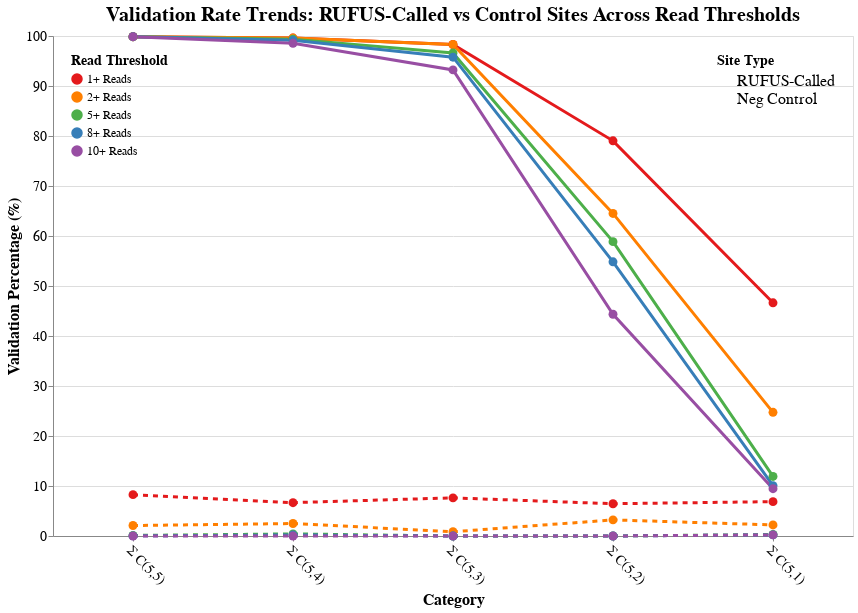

Notebook code cell kept with this figure:
### Code cell
import altair as alt
import pandas as pd

# Your data arrays
pos_1plus = [3573, 478, 116, 98, 611]
neg_1plus = [296, 32, 9, 8, 90]

pos_2plus = [3573, 478, 116, 80, 324]
neg_2plus = [75, 12, 1, 4, 29]

pos_5plus = [3573, 477, 114, 73, 156]
neg_5plus = [4, 2, 0, 0, 4]

pos_8plus = [3573, 476, 113, 68, 132]
neg_8plus = [1, 1, 0, 0, 3]

pos_10plus = [3573, 473, 110, 55, 124]
neg_10plus = [0, 0, 0, 0, 3]

# Total counts (same for all thresholds)
pos_totals = [3578, 480, 118, 124, 1310]
neg_totals = [3578, 480, 118, 124, 1310]

categories = ['Σ C(5,5)', 'Σ C(5,4)', 'Σ C(5,3)', 'Σ C(5,2)', 'Σ C(5,1)']

# Create comprehensive dataset for line chart
trend_data = []
datasets = {
    '1+ Reads': (pos_1plus, neg_1plus),
    '2+ Reads': (pos_2plus, neg_2plus),
    '5+ Reads': (pos_5plus, neg_5plus),
    '8+ Reads': (pos_8plus, neg_8plus),
    '10+ Reads': (pos_10plus, neg_10plus)
}

for threshold, (pos_validated, neg_validated) in datasets.items():
    for i, category in enumerate(categories):
        # Positive validation percentage
        pos_rate = (pos_validated[i] / pos_totals[i] * 100) if pos_totals[i] > 0 else 0
        trend_data.append({
            'category': category,
            'threshold': threshold,
            'validation_rate': pos_rate,
            'site_type': 'RUFUS-Called',
            'line_id': f'{threshold} RUFUS-Called',
            'validated_count': pos_validated[i],
            'total_count': pos_totals[i]
        })
        
        # Negative validation percentage
        neg_rate = (neg_validated[i] / neg_totals[i] * 100) if neg_totals[i] > 0 else 0
        trend_data.append({
            'category': category,
            'threshold': threshold,
            'validation_rate': neg_rate,
            'site_type': 'Control',
            'line_id': f'{threshold} Control',
            'validated_count': neg_validated[i],
            'total_count': neg_totals[i]
        })

trend_df = pd.DataFrame(trend_data)

# Create the single line chart with all 10 lines
line_chart = alt.Chart(trend_df).mark_line(
    strokeWidth=3,
    point=alt.OverlayMarkDef(size=80, filled=True)
).encode(
    x=alt.X('category:O', 
            title='Category',
            sort=['Σ C(5,5)', 'Σ C(5,4)', 'Σ C(5,3)', 'Σ C(5,2)', 'Σ C(5,1)'],
            axis=alt.Axis(labelAngle=45, labelFontSize=14, titleFontSize=16)),
    y=alt.Y('validation_rate:Q',
            title='Validation Percentage (%)',
            scale=alt.Scale(domain=[0, 100]),
            axis=alt.Axis(labelFontSize=14, titleFontSize=16)),
    color=alt.Color('threshold:N',
                    scale=alt.Scale(
                        domain=['1+ Reads', '2+ Reads', '5+ Reads', '8+ Reads', '10+ Reads'],
                        range=['#e41a1c', '#ff7f00', '#4daf4a', '#377eb8', '#984ea3']  # One color per threshold
                    ),
                    legend=alt.Legend(
                        title="Read Threshold",
                        titleFontSize=14,
                        labelFontSize=12,
                        orient='top-left'
                    )),
    strokeDash=alt.StrokeDash('site_type:N',
                            scale=alt.Scale(
                                domain=['RUFUS-Called', 'Control'],
                                range=[[0], [5,5]]  # Solid for RUFUS-Called, dashed for Control
                            ),
                            legend=alt.Legend(
                                title="Site Type",
                                titleFontSize=14,
                                labelFontSize=16,
                                orient='top-right',
                                symbolType='stroke',
                                symbolStrokeWidth=3,
                                values=['RUFUS-Called', 'Neg Control']
                            )),
    tooltip=['threshold:O', 'category:O', 'site_type:N', 'validation_rate:Q', 'validated_count:Q', 'total_count:Q']
).properties(
    width=800,
    height=500,
    title=alt.TitleParams(
        text="Validation Rate Trends: RUFUS-Called vs Control Sites Across Read Thresholds",
        fontSize=20,
        anchor="middle",
        fontWeight='bold',
    )
)

# Display the chart
line_chart.show()

# Optional: Save the chart
# line_chart.save('validation_trends.html')
# line_chart.save('validation_trends.png', scale_factor=2.0)

### Figure 1 — Vega-Lite specification as saved in the notebook (floating-point values rounded to 4 significant figures)
{"config": {"view": {"continuousWidth": 300, "continuousHeight": 300}}, "data": {"name": "data-36726221ccd6a3165506bf320a59eac1"}, "mark": {"type": "line", "point": {"filled": true, "size": 80}, "strokeWidth": 3}, "encoding": {"color": {"field": "threshold", "legend": {"labelFontSize": 12, "orient": "top-left", "title": "Read Threshold", "titleFontSize": 14}, "scale": {"domain": ["1+ Reads", "2+ Reads", "5+ Reads", "8+ Reads", "10+ Reads"], "range": ["#e41a1c", "#ff7f00", "#4daf4a", "#377eb8", "#984ea3"]}, "type": "nominal"}, "strokeDash": {"field": "site_type", "legend": {"labelFontSize": 16, "orient": "top-right", "symbolStrokeWidth": 3, "symbolType": "stroke", "title": "Site Type", "titleFontSize": 14, "values": ["RUFUS-Called", "Neg Control"]}, "scale": {"domain": ["RUFUS-Called", "Control"], "range": [[0], [5, 5]]}, "type": "nominal"}, "tooltip": [{"field": "threshold", "type": "ordinal"}, {"field": "category", "type": "ordinal"}, {"field": "site_type", "type": "nominal"}, {"field": "validation_rate", "type": "quantitative"}, {"field": "validated_count", "type": "quantitative"}, {"field": "total_count", "type": "quantitative"}], "x": {"axis": {"labelAngle": 45, "labelFontSize": 14, "titleFontSize": 16}, "field": "category", "sort": ["Σ C(5,5)", "Σ C(5,4)", "Σ C(5,3)", "Σ C(5,2)", "Σ C(5,1)"], "title": "Category", "type": "ordinal"}, "y": {"axis": {"labelFontSize": 14, "titleFontSize": 16}, "field": "validation_rate", "scale": {"domain": [0, 100]}, "title": "Validation Percentage (%)", "type": "quantitative"}}, "height": 500, "title": {"text": "Validation Rate Trends: RUFUS-Called vs Control Sites Across Read Thresholds", "anchor": "middle", "fontSize": 20, "fontWeight": "bold"}, "width": 800, "$schema": "https://vega.github.io/schema/vega-lite/v5.20.1.json", "datasets": {"data-36726221ccd6a3165506bf320a59eac1": [{"category": "Σ C(5,5)", "threshold": "1+ Reads", "validation_rate": 99.86, "site_type": "RUFUS-Called", "line_id": "1+ Reads RUFUS-Called", "validated_count": 3573, "total_count": 3578}, {"category": "Σ C(5,5)", "threshold": "1+ Reads", "validation_rate": 8.273, "site_type": "Control", "line_id": "1+ Reads Control", "validated_count": 296, "total_count": 3578}, {"category": "Σ C(5,4)", "threshold": "1+ Reads", "validation_rate": 99.58, "site_type": "RUFUS-Called", "line_id": "1+ Reads RUFUS-Called", "validated_count": 478, "total_count": 480}, {"category": "Σ C(5,4)", "threshold": "1+ Reads", "validation_rate": 6.667, "site_type": "Control", "line_id": "1+ Reads Control", "validated_count": 32, "total_count": 480}, {"category": "Σ C(5,3)", "threshold": "1+ Reads", "validation_rate": 98.31, "site_type": "RUFUS-Called", "line_id": "1+ Reads RUFUS-Called", "validated_count": 116, "total_count": 118}, {"category": "Σ C(5,3)", "threshold": "1+ Reads", "validation_rate": 7.627, "site_type": "Control", "line_id": "1+ Reads Control", "validated_count": 9, "total_count": 118}, {"category": "Σ C(5,2)", "threshold": "1+ Reads", "validation_rate": 79.03, "site_type": "RUFUS-Called", "line_id": "1+ Reads RUFUS-Called", "validated_count": 98, "total_count": 124}, {"category": "Σ C(5,2)", "threshold": "1+ Reads", "validation_rate": 6.452, "site_type": "Control", "line_id": "1+ Reads Control", "validated_count": 8, "total_count": 124}, {"category": "Σ C(5,1)", "threshold": "1+ Reads", "validation_rate": 46.64, "site_type": "RUFUS-Called", "line_id": "1+ Reads RUFUS-Called", "validated_count": 611, "total_count": 1310}, {"category": "Σ C(5,1)", "threshold": "1+ Reads", "validation_rate": 6.87, "site_type": "Control", "line_id": "1+ Reads Control", "validated_count": 90, "total_count": 1310}, {"category": "Σ C(5,5)", "threshold": "2+ Reads", "validation_rate": 99.86, "site_type": "RUFUS-Called", "line_id": "2+ Reads RUFUS-Called", "validated_count": 3573, "total_count": 3578}, {"category": "Σ C(5,5)", "threshold": "2+ Reads", "validation_rate": 2.096, "site_type": "Control", "line_id": "2+ Reads Control", "validated_count": 75, "total_count": 3578}, {"category": "Σ C(5,4)", "threshold": "2+ Reads", "validation_rate": 99.58, "site_type": "RUFUS-Called", "line_id": "2+ Reads RUFUS-Called", "validated_count": 478, "total_count": 480}, {"category": "Σ C(5,4)", "threshold": "2+ Reads", "validation_rate": 2.5, "site_type": "Control", "line_id": "2+ Reads Control", "validated_count": 12, "total_count": 480}, {"category": "Σ C(5,3)", "threshold": "2+ Reads", "validation_rate": 98.31, "site_type": "RUFUS-Called", "line_id": "2+ Reads RUFUS-Called", "validated_count": 116, "total_count": 118}, {"category": "Σ C(5,3)", "threshold": "2+ Reads", "validation_rate": 0.8475, "site_type": "Control", "line_id": "2+ Reads Control", "validated_count": 1, "total_count": 118}, {"category": "Σ C(5,2)", "threshold": "2+ Reads", "validation_rate": 64.52, "site_type": "RUFUS-Called", "line_id": "2+ Reads RUFUS-Called", "validated_count": 80, "total_count": 124}, {"category": "Σ C(5,2)", "threshold": "2+ Reads", "validation_rate": 3.226, "site_type": "Control", "line_id": "2+ Reads Control", "validated_count": 4, "total_count": 124}, {"category": "Σ C(5,1)", "threshold": "2+ Reads", "validation_rate": 24.73, "site_type": "RUFUS-Called", "line_id": "2+ Reads RUFUS-Called", "validated_count": 324, "total_count": 1310}, {"category": "Σ C(5,1)", "threshold": "2+ Reads", "validation_rate": 2.214, "site_type": "Control", "line_id": "2+ Reads Control", "validated_count": 29, "total_count": 1310}, {"category": "Σ C(5,5)", "threshold": "5+ Reads", "validation_rate": 99.86, "site_type": "RUFUS-Called", "line_id": "5+ Reads RUFUS-Called", "validated_count": 3573, "total_count": 3578}, {"category": "Σ C(5,5)", "threshold": "5+ Reads", "validation_rate": 0.1118, "site_type": "Control", "line_id": "5+ Reads Control", "validated_count": 4, "total_count": 3578}, {"category": "Σ C(5,4)", "threshold": "5+ Reads", "validation_rate": 99.38, "site_type": "RUFUS-Called", "line_id": "5+ Reads RUFUS-Called", "validated_count": 477, "total_count": 480}, {"category": "Σ C(5,4)", "threshold": "5+ Reads", "validation_rate": 0.4167, "site_type": "Control", "line_id": "5+ Reads Control", "validated_count": 2, "total_count": 480}, {"category": "Σ C(5,3)", "threshold": "5+ Reads", "validation_rate": 96.61, "site_type": "RUFUS-Called", "line_id": "5+ Reads RUFUS-Called", "validated_count": 114, "total_count": 118}, {"category": "Σ C(5,3)", "threshold": "5+ Reads", "validation_rate": 0.0, "site_type": "Control", "line_id": "5+ Reads Control", "validated_count": 0, "total_count": 118}, {"category": "Σ C(5,2)", "threshold": "5+ Reads", "validation_rate": 58.87, "site_type": "RUFUS-Called", "line_id": "5+ Reads RUFUS-Called", "validated_count": 73, "total_count": 124}, {"category": "Σ C(5,2)", "threshold": "5+ Reads", "validation_rate": 0.0, "site_type": "Control", "line_id": "5+ Reads Control", "validated_count": 0, "total_count": 124}, {"category": "Σ C(5,1)", "threshold": "5+ Reads", "validation_rate": 11.91, "site_type": "RUFUS-Called", "line_id": "5+ Reads RUFUS-Called", "validated_count": 156, "total_count": 1310}, {"category": "Σ C(5,1)", "threshold": "5+ Reads", "validation_rate": 0.3053, "site_type": "Control", "line_id": "5+ Reads Control", "validated_count": 4, "total_count": 1310}, {"category": "Σ C(5,5)", "threshold": "8+ Reads", "validation_rate": 99.86, "site_type": "RUFUS-Called", "line_id": "8+ Reads RUFUS-Called", "validated_count": 3573, "total_count": 3578}, {"category": "Σ C(5,5)", "threshold": "8+ Reads", "validation_rate": 0.02795, "site_type": "Control", "line_id": "8+ Reads Control", "validated_count": 1, "total_count": 3578}, {"category": "Σ C(5,4)", "threshold": "8+ Reads", "validation_rate": 99.17, "site_type": "RUFUS-Called", "line_id": "8+ Reads RUFUS-Called", "validated_count": 476, "total_count": 480}, {"category": "Σ C(5,4)", "threshold": "8+ Reads", "validation_rate": 0.2083, "site_type": "Control", "line_id": "8+ Reads Control", "validated_count": 1, "total_count": 480}, {"category": "Σ C(5,3)", "threshold": "8+ Reads", "validation_rate": 95.76, "site_type": "RUFUS-Called", "line_id": "8+ Reads RUFUS-Called", "validated_count": 113, "total_count": 118}, {"category": "Σ C(5,3)", "threshold": "8+ Reads", "validation_rate": 0.0, "site_type": "Control", "line_id": "8+ Reads Control", "validated_count": 0, "total_count": 118}, {"category": "Σ C(5,2)", "threshold": "8+ Reads", "validation_rate": 54.84, "site_type": "RUFUS-Called", "line_id": "8+ Reads RUFUS-Called", "validated_count": 68, "total_count": 124}, {"category": "Σ C(5,2)", "threshold": "8+ Reads", "validation_rate": 0.0, "site_type": "Control", "line_id": "8+ Reads Control", "validated_count": 0, "total_count": 124}, {"category": "Σ C(5,1)", "threshold": "8+ Reads", "validation_rate": 10.08, "site_type": "RUFUS-Called", "line_id": "8+ Reads RUFUS-Called", "validated_count": 132, "total_count": 1310}, {"category": "Σ C(5,1)", "threshold": "8+ Reads", "validation_rate": 0.229, "site_type": "Control", "line_id": "8+ Reads Control", "validated_count": 3, "total_count": 1310}, {"category": "Σ C(5,5)", "threshold": "10+ Reads", "validation_rate": 99.86, "site_type": "RUFUS-Called", "line_id": "10+ Reads RUFUS-Called", "validated_count": 3573, "total_count": 3578}, {"category": "Σ C(5,5)", "threshold": "10+ Reads", "validation_rate": 0.0, "site_type": "Control", "line_id": "10+ Reads Control", "validated_count": 0, "total_count": 3578}, {"category": "Σ C(5,4)", "threshold": "10+ Reads", "validation_rate": 98.54, "site_type": "RUFUS-Called", "line_id": "10+ Reads RUFUS-Called", "validated_count": 473, "total_count": 480}, {"category": "Σ C(5,4)", "threshold": "10+ Reads", "validation_rate": 0.0, "site_type": "Control", "line_id": "10+ Reads Control", "validated_count": 0, "total_count": 480}, {"category": "Σ C(5,3)", "threshold": "10+ Reads", "validation_rate": 93.22, "site_type": "RUFUS-Called", "line_id": "10+ Reads RUFUS-Called", "validated_count": 110, "total_count": 118}, {"category": "Σ C(5,3)", "threshold": "10+ Reads", "validation_rate": 0.0, "site_type": "Control", "line_id": "10+ Reads Control", "validated_count": 0, "total_count": 118}, {"category": "Σ C(5,2)", "threshold": "10+ Reads", "validation_rate": 44.35, "site_type": "RUFUS-Called", "line_id": "10+ Reads RUFUS-Called", "validated_count": 55, "total_count": 124}, {"category": "Σ C(5,2)", "threshold": "10+ Reads", "validation_rate": 0.0, "site_type": "Control", "line_id": "10+ Reads Control", "validated_count": 0, "total_count": 124}, {"category": "Σ C(5,1)", "threshold": "10+ Reads", "validation_rate": 9.466, "site_type": "RUFUS-Called", "line_id": "10+ Reads RUFUS-Called", "validated_count": 124, "total_count": 1310}, {"category": "Σ C(5,1)", "threshold": "10+ Reads", "validation_rate": 0.229, "site_type": "Control", "line_id": "10+ Reads Control", "validated_count": 3, "total_count": 1310}]}}
